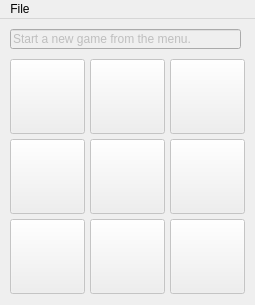
<?xml version="1.0" encoding="UTF-8"?>
<ui version="4.0">
 <class>Form_XO</class>
 <widget class="QMainWindow" name="Form_XO">
  <property name="geometry">
   <rect>
    <x>0</x>
    <y>0</y>
    <width>255</width>
    <height>305</height>
   </rect>
  </property>
  <property name="windowTitle">
   <string>XO</string>
  </property>
  <widget class="QWidget" name="centralwidget">
   <widget class="QPushButton" name="Button11">
    <property name="enabled">
     <bool>false</bool>
    </property>
    <property name="geometry">
     <rect>
      <x>10</x>
      <y>40</y>
      <width>75</width>
      <height>75</height>
     </rect>
    </property>
    <property name="text">
     <string/>
    </property>
   </widget>
   <widget class="QLineEdit" name="Text_Status">
    <property name="enabled">
     <bool>false</bool>
    </property>
    <property name="geometry">
     <rect>
      <x>10</x>
      <y>10</y>
      <width>231</width>
      <height>20</height>
     </rect>
    </property>
    <property name="text">
     <string>Start a new game from the menu.</string>
    </property>
    <property name="readOnly">
     <bool>true</bool>
    </property>
   </widget>
   <widget class="QPushButton" name="Button12">
    <property name="enabled">
     <bool>false</bool>
    </property>
    <property name="geometry">
     <rect>
      <x>90</x>
      <y>40</y>
      <width>75</width>
      <height>75</height>
     </rect>
    </property>
    <property name="text">
     <string/>
    </property>
   </widget>
   <widget class="QPushButton" name="Button13">
    <property name="enabled">
     <bool>false</bool>
    </property>
    <property name="geometry">
     <rect>
      <x>170</x>
      <y>40</y>
      <width>75</width>
      <height>75</height>
     </rect>
    </property>
    <property name="text">
     <string/>
    </property>
   </widget>
   <widget class="QPushButton" name="Button21">
    <property name="enabled">
     <bool>false</bool>
    </property>
    <property name="geometry">
     <rect>
      <x>10</x>
      <y>120</y>
      <width>75</width>
      <height>75</height>
     </rect>
    </property>
    <property name="text">
     <string/>
    </property>
   </widget>
   <widget class="QPushButton" name="Button22">
    <property name="enabled">
     <bool>false</bool>
    </property>
    <property name="geometry">
     <rect>
      <x>90</x>
      <y>120</y>
      <width>75</width>
      <height>75</height>
     </rect>
    </property>
    <property name="text">
     <string/>
    </property>
   </widget>
   <widget class="QPushButton" name="Button23">
    <property name="enabled">
     <bool>false</bool>
    </property>
    <property name="geometry">
     <rect>
      <x>170</x>
      <y>120</y>
      <width>75</width>
      <height>75</height>
     </rect>
    </property>
    <property name="text">
     <string/>
    </property>
   </widget>
   <widget class="QPushButton" name="Button31">
    <property name="enabled">
     <bool>false</bool>
    </property>
    <property name="geometry">
     <rect>
      <x>10</x>
      <y>200</y>
      <width>75</width>
      <height>75</height>
     </rect>
    </property>
    <property name="text">
     <string/>
    </property>
   </widget>
   <widget class="QPushButton" name="Button32">
    <property name="enabled">
     <bool>false</bool>
    </property>
    <property name="geometry">
     <rect>
      <x>90</x>
      <y>200</y>
      <width>75</width>
      <height>75</height>
     </rect>
    </property>
    <property name="text">
     <string/>
    </property>
   </widget>
   <widget class="QPushButton" name="Button33">
    <property name="enabled">
     <bool>false</bool>
    </property>
    <property name="geometry">
     <rect>
      <x>170</x>
      <y>200</y>
      <width>75</width>
      <height>75</height>
     </rect>
    </property>
    <property name="text">
     <string/>
    </property>
   </widget>
  </widget>
  <widget class="QMenuBar" name="menuBar">
   <property name="geometry">
    <rect>
     <x>0</x>
     <y>0</y>
     <width>255</width>
     <height>21</height>
    </rect>
   </property>
   <widget class="QMenu" name="menuFile">
    <property name="title">
     <string>File</string>
    </property>
    <addaction name="Menu_File_NewGame"/>
   </widget>
   <addaction name="menuFile"/>
  </widget>
  <action name="Menu_File_NewGame">
   <property name="text">
    <string>New Game</string>
   </property>
   <property name="shortcut">
    <string>Ctrl+N</string>
   </property>
  </action>
 </widget>
 <tabstops>
  <tabstop>Text_Status</tabstop>
  <tabstop>Button11</tabstop>
  <tabstop>Button12</tabstop>
  <tabstop>Button13</tabstop>
  <tabstop>Button21</tabstop>
  <tabstop>Button22</tabstop>
  <tabstop>Button23</tabstop>
  <tabstop>Button31</tabstop>
  <tabstop>Button32</tabstop>
  <tabstop>Button33</tabstop>
 </tabstops>
 <resources/>
 <connections/>
</ui>
